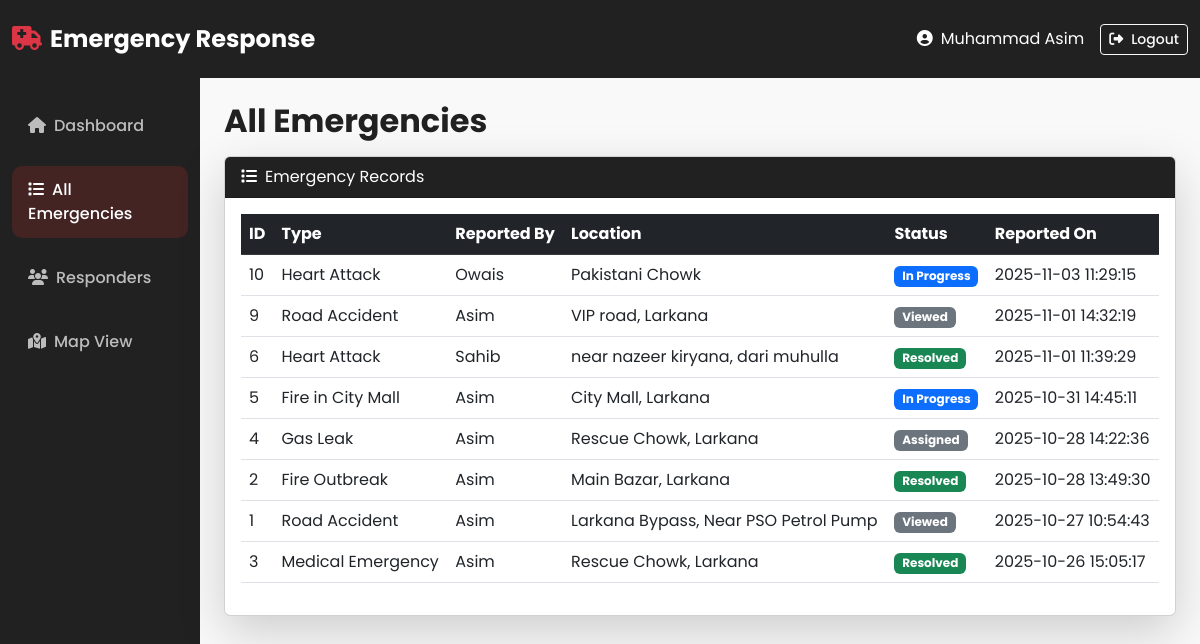
Screenshot of /admin/all_emergencies.php (signed in) with the database file from the repository.
### tables this page shows
CREATE TABLE `emergencies` (
  `Emergency_Id` int(11) NOT NULL,
  `User_Id` int(11) NOT NULL,
  `Emergency_Name` varchar(100) NOT NULL,
  `Description` varchar(500) NOT NULL,
  `Location` varchar(200) NOT NULL,
  `Emergency_Status` varchar(50) DEFAULT 'Pending',
  `Incident_Time` datetime NOT NULL,
  `Reported_Time` timestamp NOT NULL DEFAULT current_timestamp(),
  `Emergency_Department` varchar(100) DEFAULT NULL
);

CREATE TABLE `users` (
  `Id` int(11) NOT NULL,
  `Name` varchar(100) NOT NULL,
  `Email` varchar(100) NOT NULL,
  `Pass` varchar(255) NOT NULL,
  `Role` varchar(50) NOT NULL DEFAULT 'citizen',
  `Phone` varchar(20) NOT NULL,
  `Address` varchar(100) DEFAULT NULL,
  `Join_Date` date DEFAULT curdate()
);

### admin/all_emergencies.php (the view, shortened to what this page needs)
<?php
include '../include/db.php';
$emergencies_query = "
SELECT e.Emergency_Id, e.Emergency_Name, e.Location, u.Name AS UserName, e.Emergency_Status, e.Reported_Time
FROM emergencies e
INNER JOIN users u ON e.User_Id = u.Id
ORDER BY e.Reported_Time DESC
";
$emergencies_result = mysqli_query($conn, $emergencies_query);
?>
<!DOCTYPE html>
<html lang="en">
<head>
<link href="https://cdn.jsdelivr.net/npm/bootstrap@5.3.0/dist/css/bootstrap.min.css" rel="stylesheet">
<link rel="stylesheet" href="https://cdnjs.cloudflare.com/ajax/libs/font-awesome/6.4.0/css/all.min.css">
<link rel="stylesheet" href="style.css">
</head>
<body>
<nav class="navbar navbar-expand-lg navbar-dark bg-dark-custom">
  <div class="container-fluid">
    <a class="navbar-brand fw-bold" href="#">
      <i class="fas fa-ambulance text-danger me-2"></i>Emergency Response
    </a>
    <div class="d-flex align-items-center">
      <span class="text-white me-3"><i class="fas fa-user-circle me-2"></i><?php echo htmlspecialchars($_SESSION['user_name']); ?></span>
      <a href="../logout.php" class="btn btn-outline-light btn-sm"><i class="fas fa-sign-out-alt me-2"></i>Logout</a>
    </div>
  </div>
</nav>
<div class="container-fluid">
  <div class="row">
    <nav class="col-md-3 col-lg-2 sidebar pt-4" style="height: 100vh; position:fixed;">
      <ul class="nav flex-column">
        <li class="nav-item mb-2"><a href="admin_dashboard.php" class="nav-link"><i class="fas fa-home me-2"></i>Dashboard</a></li>
        <li class="nav-item mb-2"><a href="all_emergencies.php" class="nav-link active"><i class="fas fa-list me-2"></i>All Emergencies</a></li>
        <li class="nav-item mb-2"><a href="#" class="nav-link"><i class="fas fa-users me-2"></i>Responders</a></li>
        <li class="nav-item mb-2"><a href="map_view.php" class="nav-link"><i class="fas fa-map-marked-alt me-2"></i>Map View</a></li>
      </ul>
    </nav>
    <main class="col-md-9 col-lg-10 ms-auto px-4 py-4">
      <h2 class="fw-bold mb-3">All Emergencies</h2>
      <div class="card shadow-lg">
        <div class="card-header bg-dark-custom text-white">
          <i class="fas fa-list me-2"></i>Emergency Records
        </div>
        <div class="card-body table-responsive">
          <table class="table table-hover align-middle">
            <thead class="table-dark">
              <tr>
                <th>ID</th>
                <th>Type</th>
                <th>Reported By</th>
                <th>Location</th>
                <th>Status</th>
                <th>Reported On</th>
              </tr>
            </thead>
            <tbody>
              <?php
              if(mysqli_num_rows($emergencies_result) > 0){
                while($row = mysqli_fetch_assoc($emergencies_result)){
                  $status = $row['Emergency_Status'];
                  $badgeClass = $status == 'Pending' ? 'bg-warning text-dark' :
                                ($status == 'In Progress' ? 'bg-primary' :
                                ($status == 'Resolved' ? 'bg-success' : 'bg-secondary'));
                  echo "<tr>
                    <td>{$row['Emergency_Id']}</td>
                    <td>{$row['Emergency_Name']}</td>
                    <td>{$row['UserName']}</td>
                    <td>{$row['Location']}</td>
                    <td><span class='badge {$badgeClass}'>{$status}</span></td>
                    <td>{$row['Reported_Time']}</td>
                  </tr>";
                }
              } else {
                echo "<tr><td colspan='6' class='text-center text-muted'>No emergencies found</td></tr>";
              }
              ?>
            </tbody>
          </table>
        </div>
      </div>
    </main>
  </div>
</div>
</body>
</html>

### admin/style.css (style rules this page uses)
:root { --primary-red: #D32F2F; --primary-dark: #212121; --primary-white: #F9F9F9; --primary-blue: #1976D2; --success-green: #2E7D32; --warning-orange: #F57C00; --danger-red: #C62828; }
* { margin: 0; padding: 0; box-sizing: border-box; }
body { font-family: 'Poppins', sans-serif; color: var(--primary-dark); background: var(--primary-white); }
.bg-dark-custom { background-color: var(--primary-dark) !important; }
.navbar { padding: 1rem 0; transition: all 0.3s ease; position: sticky; top: 0; z-index: 1000; }
.navbar-brand { font-size: 1.5rem; font-weight: 700; }
.nav-link { transition: all 0.3s ease; font-weight: 500; }
.sidebar { padding-top: 2rem; background: var(--primary-dark); }
.sidebar .nav-link { padding: 0.75rem 1rem; border-radius: 10px; margin-bottom: 0.5rem; color: rgba(255, 255, 255, 0.7); transition: all 0.3s ease; }
.sidebar .nav-link:hover, .sidebar .nav-link.active { background: rgba(211, 47, 47, 0.2); color: white; }
.btn { transition: all 0.3s ease; font-weight: 500; }
.card { transition: all 0.3s ease; }
html { scroll-behavior: smooth; }

### rows the page displays
emergencies: Emergency_Id "10", Emergency_Name "Heart Attack", User_Id.Name "Owais", Location "Pakistani Chowk", Emergency_Status "In Progress", Reported_Time "2025-11-03 11:29:15"
emergencies: Emergency_Id "9", Emergency_Name "Road Accident", User_Id.Name "Asim", Location "VIP road, Larkana", Emergency_Status "Viewed", Reported_Time "2025-11-01 14:32:19"
emergencies: Emergency_Id "6", Emergency_Name "Heart Attack", User_Id.Name "Sahib", Location "near nazeer kiryana, dari muhulla", Emergency_Status "Resolved", Reported_Time "2025-11-01 11:39:29"
emergencies: Emergency_Id "5", Emergency_Name "Fire in City Mall", User_Id.Name "Asim", Location "City Mall, Larkana", Emergency_Status "In Progress", Reported_Time "2025-10-31 14:45:11"
emergencies: Emergency_Id "4", Emergency_Name "Gas Leak", User_Id.Name "Asim", Location "Rescue Chowk, Larkana", Emergency_Status "Assigned", Reported_Time "2025-10-28 14:22:36"
emergencies: Emergency_Id "2", Emergency_Name "Fire Outbreak", User_Id.Name "Asim", Location "Main Bazar, Larkana", Emergency_Status "Resolved", Reported_Time "2025-10-28 13:49:30"
emergencies: Emergency_Id "1", Emergency_Name "Road Accident", User_Id.Name "Asim", Location "Larkana Bypass, Near PSO Petrol Pump", Emergency_Status "Viewed", Reported_Time "2025-10-27 10:54:43"
emergencies: Emergency_Id "3", Emergency_Name "Medical Emergency", User_Id.Name "Asim", Location "Rescue Chowk, Larkana", Emergency_Status "Resolved", Reported_Time "2025-10-26 15:05:17"

### other values shown
$_SESSION['user_name'] "Muhammad Asim"
